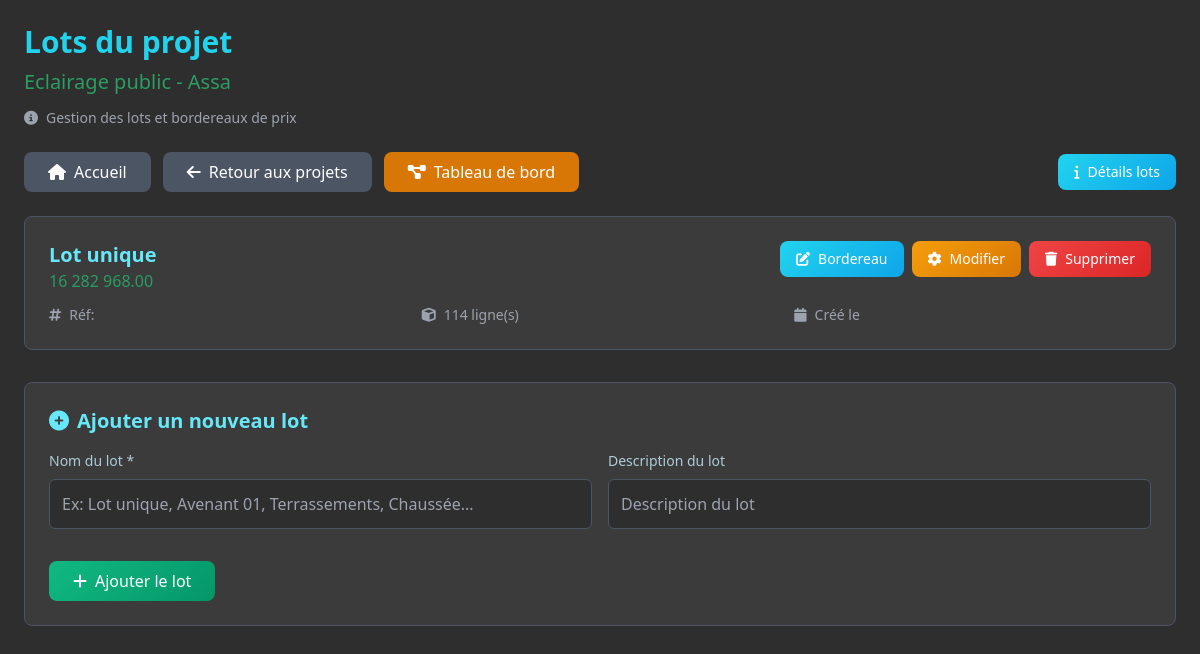
The page /projet/3/lots/ (signed in) on the database its author committed.
### projets/models/projet.py (models this page shows, shortened)
class Projet(models.Model):
    TYPE_PROJET = [
        ('VRD', 'Voirie et Réseaux Divers'),
        ('ROUTE', 'Route'),
        ('PONT', 'Pont'),
        ('BATIMENT', 'Bâtiment'),
        ('CONSTRUCTION', 'Construction'),
        ('ASSAINISSEMENT EP', 'Assainissement EP'),
        ('ASSAINISSEMENT EU', 'Assainissement EU'),
        ('ASSAINISSEMENT', 'Assainissement'),
        ('ADDUCTION_EAU_POTABLE', "Adduction d'eau potable"),
        ('EQUIPEMENT', 'Équipement'),
        ('AMENAGEMENT', 'Aménagement'),
        ('GENIE_CIVIL', 'Génie Civil'),
        ('TRAVAUX_PUBLICS', 'Travaux Publics'),
        ('ELECTRICITE', 'Électricité'),
        ('HYDRAULIQUE', 'Hydraulique'),
        ('TELECOMMUNICATION', 'Télécommunication'),
        ('ENVIRONNEMENT', 'Environnement'),
        ('URBANISME', 'Urbanisme'),
        ('ESPACE_PUBLIC', 'Espace Public'),
        ('PLACE_PUBLIQUE', 'Place Publique'),
        ('ESPACE_VERT', 'Espace Vert'),
        ('TERRAINS_SPORTIFS', 'Terrins Sportifs'),
        ('TERRAINS_PROXIMITES', 'Terrains Proximités'),
        ('AUTRE', 'Autre'),
    ]
    class Statut(models.TextChoices):
        APPEL_OFFRE = 'AO', _("Appel d'offre")
        EN_ETUDE = 'ETUDE', _('En étude')
        EN_ATTENTE = 'ATTENTE', _('En attente')
        EN_DEMARRAGE = 'DEM', _('En démarrage')
        EN_COURS = 'COURS', _('En cours')
        EN_ARRET = 'ARRET', _('En arrêt')
        EN_RECEPTION = 'RECEP', _('En réception')
        EN_RECEPTION_PROVISOIRE = 'RECEP_PROV', _('En réception provisoire')
        EN_RECEPTION_DEFINITIVE = 'RECEP_DEF', _('En réception définitive')
        RECEPTION_PROVISOIRE = 'RP', _('Réception provisoire')
        RECEPTION_DEFINITIVE = 'RD', _('Réception définitive')
        CLOTURE = 'CLO', _('Clôturé')
    type_projet = models.CharField(_("Type de projet"), max_length=50, choices=TYPE_PROJET, default='VRD', null=True, blank=True)
    nom = models.CharField(_("Nom du projet"), max_length=50)
    objet = models.TextField(_("Objet du marché"), max_length=200)
    numero = models.CharField(_("Numéro du marché"), max_length=100, unique=True)
    maitre_ouvrage = models.CharField(_("Maître d'ouvrage"), max_length=200)
    localisation = models.CharField(_("Localisation"), max_length=200)
    users = models.ManyToManyField(settings.AUTH_USER_MODEL, verbose_name=_("Utilisateurs"), blank=True, related_name='projets')
    revisable = models.BooleanField(_("Revisable"), default=False, null=True, blank=True)
    montant = models.DecimalField(_("Montant estimé (DH)"), max_digits=12, decimal_places=2, null=True, blank=True)
    montant_soumission = models.DecimalField(_("Montant de la soumission (DH)"), max_digits=12, decimal_places=2, null=True, blank=True)
    statut = models.CharField(_("Statut"), max_length=15, choices=Statut.choices, default=Statut.APPEL_OFFRE)
    date_debut = models.DateField(_("Date de début prévue"), null=True, blank=True)
    delai = models.IntegerField(_("Délai (jours)"), null=True, blank=True, default=0)
    date_creation = models.DateTimeField(_("Date d'enregistrement"), auto_now_add=True)
    avancement = models.DecimalField(_("Avancement (%)"), max_digits=5, decimal_places=2, default=0.0)
    entreprise = models.ForeignKey('Entreprise', on_delete=models.SET_NULL, null=True, blank=True, verbose_name=_("Entreprise adjudicataire"))
    appel_offre = models.OneToOneField('AppelOffre', on_delete=models.SET_NULL, null=True, blank=True, related_name='projet_associe')
    revisable = models.BooleanField(_("Revisable"), null=True, blank=True, default=False)
    epoque_base = models.DateField(_("Epoque de base"), null=True, blank=True)
    a_traiter = models.BooleanField(_("À traiter (appel d'offre)"), null=True, blank=True, default=False)
    en_retard = models.BooleanField(_("En retard"), null=True, blank=True, default=False)
    reception_validee = models.BooleanField(_("Réception validée"), null=True, blank=True, default=False)
    date_reception = models.DateField(_("Date de réception"), null=True, blank=True)
    date_limite_soumission = models.DateField(_("Date limite de soumission"), null=True, blank=True)
    class Meta:
        verbose_name = _("Projet")
        verbose_name_plural = _("Projets")
        ordering = ['-date_creation']

class LotProjet(models.Model):
    projet = models.ForeignKey(Projet, on_delete=models.CASCADE, related_name='lots', verbose_name=_("Projet"))
    nom = models.CharField(_("Nom du lot"), max_length=200)
    description = models.TextField(_("Description"), blank=True)
    class Meta:
        verbose_name = _("Lot du projet")
        verbose_name_plural = _("Lots du projet")
        ordering = ['nom']
    @property
    def montant_total_ht(self):
        total = self.lignes.aggregate(total_ht=Sum('montant_calcule'))['total_ht']
        return total if total is not None else Decimal('0.00')
    @property
    def montant_formate(self):
        mnt_ht = self.montant_total_ht * Decimal('1.20')
        mnt_txt = "{:,.2f}".format(mnt_ht).replace(",", " ") if mnt_ht else "0.00"
        return mnt_txt

### projets/views/views.py (the view)
# urls.py: path('projet/<int:projet_id>/lots/', views.lots_projet, name='lots_projet'),
@chef_projet_required
def lots_projet(request, projet_id):
    projet = get_object_or_404(Projet, id=projet_id)
    if request.method == "POST":
        nom_lot = request.POST.get("nom")
        if nom_lot:
            LotProjet.objects.create(projet=projet, nom=nom_lot)
        return redirect('projets:lots_projet', projet_id=projet_id)
    lots = LotProjet.objects.filter(projet=projet).order_by('id')
    return render(request, 'projets/lots/lots_projet.html', {'projet': projet, 'lots': lots})

### projets/templates/projets/lots/lots_projet.html (shortened to what this page needs)
<!DOCTYPE html>
<html lang="fr">
<head>
    {% load static %}
    <link rel="stylesheet" href="https://cdnjs.cloudflare.com/ajax/libs/font-awesome/6.4.0/css/all.min.css" />
    <script src="https://cdn.tailwindcss.com"></script>
</head>
<body class="p-4 md:p-6">
    <div class="max-w-6xl mx-auto">
        <div class="mb-6">
            <h1 class="text-2xl md:text-3xl font-bold text-cyan-400 mb-2">Lots du projet</h1>
            <h2 class="text-lg md:text-xl text-[#2B9C62]">{{ projet.nom }}</h2>
            <div class="flex items-center mt-3 text-sm text-gray-400">
                <i class="fas fa-info-circle mr-2"></i>
                <span>Gestion des lots et bordereaux de prix</span>
            </div>
        </div>
         <div class="mb-6 flex justify-between items-center">
            <div class="flex flex-wrap gap-2 sm:gap-3">
                <a href="{% url 'home' %}" class="bg-[#4B5563] hover:bg-[#374151] text-white px-4 py-2 md:px-6 md:py-2 rounded-lg font-medium flex items-center justify-center gap-2 transition-colors">
                    <i class="fas fa-house"></i> Accueil
                </a>
                <a href="{% url 'projets:liste_projets' %}" class="bg-[#4B5563] hover:bg-[#374151] text-white px-4 py-2 md:px-6 md:py-2 rounded-lg font-medium flex items-center justify-center gap-2 transition-colors">
                    <i class="fas fa-arrow-left"></i> Retour aux projets
                </a>
                <a href="{% url 'projets:dashboard' projet.id %}" class="bg-amber-600 hover:bg-amber-700 text-white px-4 py-2 md:px-6 md:py-2 rounded-lg font-medium flex items-center justify-center gap-2 transition-colors">
                    <i class="fas fa-diagram-project"></i> Tableau de bord
                </a>
            </div>
            <div class="flex gap-2 sm:gap-3">
                <a href="{% url 'projets:lots_details' projet.id %}" class="btn-primary px-3 py-2 md:px-4 md:py-2 rounded-lg text-xs md:text-sm font-medium flex items-center justify-center gap-2">
                    <i class="fas fa-info"></i> Détails lots
                </a>
            </div>
        </div>
        {% if lots %}
            <div class="space-y-3 md:space-y-4 mb-8">
                {% for lot in lots %}
                <div class="lot-card" id="lot-{{ lot.id }}">
                    <div class="flex flex-col lg:flex-row lg:justify-between lg:items-start gap-3 mb-3">
                        <div class="flex-1">
                            <h3 class="text-lg md:text-xl font-semibold text-cyan-300">{{ lot.nom }}</h3>
                            <p class="text-[#2B9C62] font-medium text-sm md:text-base">{{ lot.montant_formate }}</p>
                        </div>
                        <div class="flex flex-col sm:flex-row gap-2 action-buttons">
                            <a href="{% url 'projets:saisie_bordereau' projet.id lot.id %}"
                               class="btn-primary px-3 py-2 md:px-4 md:py-2 rounded-lg text-xs md:text-sm font-medium flex items-center justify-center gap-2 btn-responsive">
                                <i class="fas fa-edit"></i> Bordereau
                            </a>
                            <button onclick="showEditForm({{ lot.id }}, '{{ lot.nom|escapejs }}', '{{ lot.description|default:""|escapejs }}')"
                               class="btn-warning px-3 py-2 md:px-4 md:py-2 rounded-lg text-xs md:text-sm font-medium flex items-center justify-center gap-2 btn-responsive">
                                <i class="fas fa-cog"></i> Modifier
                            </button>
                            <a href="{% url 'projets:supprimer_lot' projet.id lot.id %}"
                               class="btn-danger px-3 py-2 md:px-4 md:py-2 rounded-lg text-xs md:text-sm font-medium flex items-center justify-center gap-2 btn-responsive"
                               onclick="return confirm('Êtes-vous sûr de vouloir supprimer ce lot ?')">
                                <i class="fas fa-trash"></i> Supprimer
                            </a>
                        </div>
                    </div>
                    <div class="grid grid-cols-1 sm:grid-cols-2 lg:grid-cols-3 gap-2 md:gap-4 text-xs md:text-sm text-gray-400 lot-info-grid">
                        <div class="flex items-center gap-2">
                            <i class="fas fa-hashtag"></i>
                            <span>Réf: {{ lot.numero }}</span>
                        </div>
                        <div class="flex items-center gap-2">
                            <i class="fas fa-cube"></i>
                            <span>{{ lot.lignes.count }} ligne(s)</span>
                        </div>
                        <div class="flex items-center gap-2">
                            <i class="fas fa-calendar"></i>
                            <span>Créé le {{ lot.date_creation|date:"d/m/Y" }}</span>
                        </div>
                    </div>
                </div>
                {% endfor %}
            </div>
        {% endif %}
        <div id="add-lot-form" class="bg-[#3B3B3B] border border-[#4B5563] rounded-lg p-4 md:p-6">
            <h3 class="text-lg md:text-xl font-semibold text-cyan-300 mb-4 flex items-center gap-2">
                <i class="fas fa-plus-circle"></i> Ajouter un nouveau lot
            </h3>
            <form method="POST" class="space-y-4">
                <div class="grid grid-cols-1 md:grid-cols-2 gap-3 md:gap-4 form-grid">
                    <div>
                        <label for="nom" class="block text-sm font-medium text-[#AECBD6] mb-2">
                            Nom du lot *
                        </label>
                        <input type="text"
                               id="nom"
                               name="nom"
                               class="form-control"
                               required
                               placeholder="Ex: Lot unique, Avenant 01, Terrassements, Chaussée...">
                    </div>
                    <div>
                        <label for="description" class="block text-sm font-medium text-[#AECBD6] mb-2">
                            Description du lot
                        </label>
                        <input type="text"
                               id="description"
                               name="description"
                               class="form-control"
                               placeholder="Description du lot">
                    </div>
                </div>
                <div class="flex gap-3 pt-4">
                    <button type="submit"
                            class="btn-success px-4 py-2 md:px-6 md:py-2 rounded-lg font-medium flex items-center gap-2">
                        <i class="fas fa-plus"></i> Ajouter le lot
                    </button>
                </div>
            </form>
        </div>
    </div>
</body>
</html>

### projets/templates/projets/lots/lots_projet.html (style rules this page uses)
body { background-color: #2E2E2E; color: #AECBD6; font-family: 'Segoe UI', Tahoma, Geneva, Verdana, sans-serif; }
.lot-card { background: #3B3B3B; border: 1px solid #4B5563; border-radius: 8px; padding: 1.5rem; margin-bottom: 1rem; transition: all 0.3s ease; }
.btn-primary { background: linear-gradient(135deg, #22d3ee 0%, #0ea5e9 100%); border: none; color: white; }
.btn-warning { background: linear-gradient(135deg, #f59e0b 0%, #d97706 100%); border: none; color: white; }
.btn-danger { background: linear-gradient(135deg, #ef4444 0%, #dc2626 100%); border: none; color: white; }
.btn-success { background: linear-gradient(135deg, #10b981 0%, #059669 100%); border: none; color: white; }
.form-control { background-color: #2E2E2E; border: 1px solid #4B5563; color: #AECBD6; border-radius: 6px; padding: 0.75rem; width: 100%; transition: all 0.3s ease; }

### rows shown on the page
Projet: nom "Eclairage public - Assa"
LotProjet: nom "Lot unique", montant_formate "16 282 968.00", lignes.count "114"
